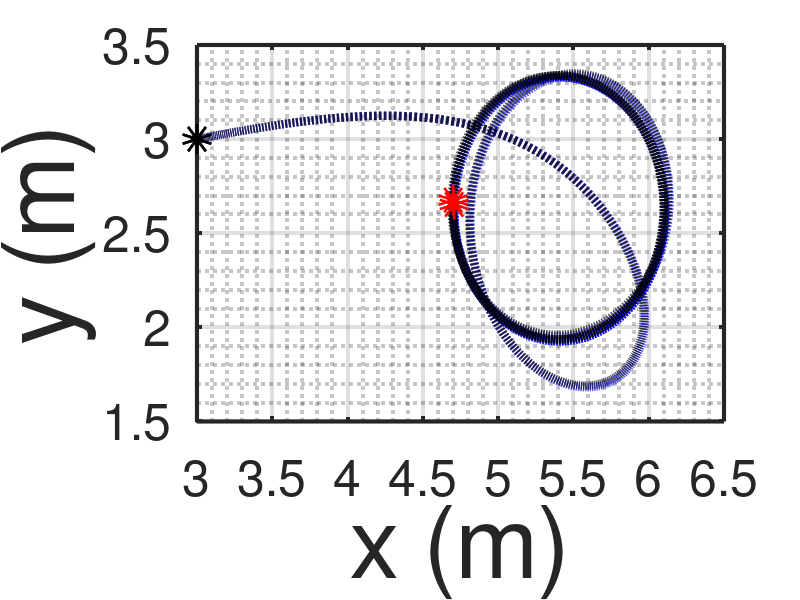

This chart was generated by the following MATLAB code: (Note: this script raises an error after producing the figure.)
%% Research code by Agus Hasan
%% This code is to generate Figure 7 and Figure 8 (change the input below)
clear;
clc;

%% Time horizon
tf  = 20;
dt  = 0.001;
t   = dt:dt:tf;

%% Define the number of variables
n = 3;      % number of measured variables
r = 27;     % number of parameters

%% True parameters
% parameters for the inertia matrix
m    = 23.8;
Iz   = 1.76;
xg   = 0.046;
Xud  = -2;
Yvd  = -10;
Yrd  = 0;
Nvd  = 0;
Nrd  = -1;
% true hydrodynamic coefficients
Xu   = -0.7225;
Xuu  = -1.3274;
Yv   = -0.8612;
Yvv  = -36.2823;
Yr   = 0.1079;
Nv   = 0.1052;
Nr  = -0.5;
Nrr = -1;

%% System description
M = [m-Xud 0 0;0 m-Yvd m*xg-Yrd;0 m*xg-Nvd Iz-Nrd];
B = [zeros(3);inv(M)];

%% State initialization
x        = [3;3;0;0;0;0];
xD       = [3;3;0;0;0;0];

%% Initial control inputs
u     = [50 10 0]';        % Figure 7
%u     = [25 10 1]';        % Figure 8(a)
%u     = [5 10 0]';         % Figure 8(b)
%u     = [10 12 1]';        % Figure 8(c)
%u     = [10 10 0]';        % Figure 8(d)

%% For plotting
uArray          = [];
xArray          = [];
xDArray         = [];

%% Parameters from data-driven discovery
THETA = [-0.0229 -0.0365 -0.0304 -0.0540 0.0046 -0.0055 -0.0004 -0.0303 -0.0051 -0.0007 -0.0226 0.0128 0.0005 -1.0819 -0.0116 0.0001 -0.0040 0.0002 0.0265 -0.1236 -0.3624 -0.0157 0.3132 0.345 -0.0039 0.0213 -0.0039]';

%% simulation
for i=1:(tf/dt)

    uArray         = [uArray u];
    xArray         = [xArray x];
    xDArray        = [xDArray xD];    

    c13 = -(m-Yvd)*x(5)-(m*xg-Yrd)*x(6);
    c23 = (m-Xud)*x(4);
    Cv  = [0 0 c13; 0 0 c23;-c13 -c23 0];
    Dv  = [-Xu-Xuu*abs(x(4)) 0 0;0 -Yv-Yvv*abs(x(5)) -Yr;0 -Nv -Nr-Nrr*abs(x(6))];
    x = x+dt*[cos(x(3))*x(4)-sin(x(3))*x(5);sin(x(3))*x(4)+cos(x(3))*x(5);x(6);-inv(M)*(Cv+Dv)*[x(4);x(5);x(6)]]+B*dt*u;    

    c13D = -(m-Yvd)*xD(5)-(m*xg-Yrd)*xD(6);
    c23D = (m-Xud)*xD(4);
    CvD  = [0 0 c13D; 0 0 c23D;-c13D -c23D 0];
    DvD = [xD(4) xD(5) xD(6) xD(4)^2 xD(5)^2 xD(6)^2 xD(4)^3 xD(5)^3 xD(6)^3 zeros(1,18);
          zeros(1,9) xD(4) xD(5) xD(6) xD(4)^2 xD(5)^2 xD(6)^2 xD(4)^3 xD(5)^3 xD(6)^3 zeros(1,9);
          zeros(1,18) xD(4) xD(5) xD(6) xD(4)^2 xD(5)^2 xD(6)^2 xD(4)^3 xD(5)^3 xD(6)^3]*THETA;
    xD = xD+dt*[cos(xD(3))*xD(4)-sin(xD(3))*xD(5);sin(xD(3))*xD(4)+cos(xD(3))*xD(5);xD(6);-inv(M)*(CvD)*[xD(4);xD(5);xD(6)]+DvD]+B*dt*u;

end

figure(1)
plot(xArray(1,:),xArray(2,:), ':b', 'LineWidth', 6)
hold on;
plot(xDArray(1,:),xDArray(2,:), ':k', 'LineWidth', 6)
hold on;
plot(xArray(1,1),xArray(2,1), 'ok', 'LineWidth', 16)
hold on;
plot(xArray(1,end),xArray(2,end), 'or', 'LineWidth', 16)
hold on;
plot(xDArray(1,1),xDArray(2,1), 'ok', 'LineWidth', 16)
hold on;
plot(xDArray(1,end),xDArray(2,end), 'or', 'LineWidth', 16)
set(gca,'color','#BDEDFF','LineWidth',3,'FontSize',36)
grid on;
grid minor;
%legend('trajectory - first principle','trajectory - data-driven','start','end','','','FontSize',48)
xlabel('x (m)','FontSize',72)
ylabel('y (m)','FontSize',72)

rmse(xArray(1,:),xDArray(1,:))+rmse(xArray(2,:),xDArray(2,:))
